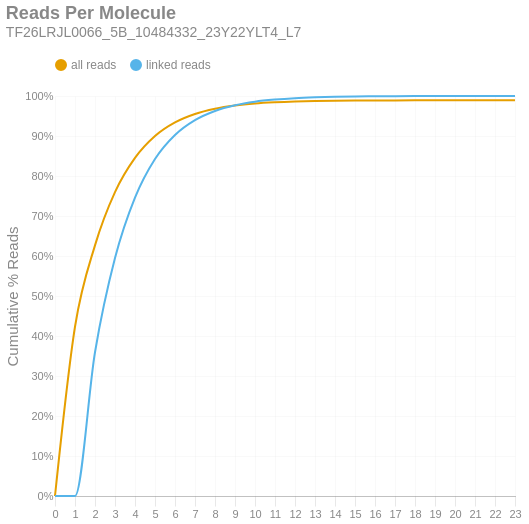

Notebook code for this chart:
### Markdown cell above
### Reads per Molecule
This chart shows the cumulative distribution of the number of reads per linked molecule. That is, how many alignments are associated with a unique molecule. This excludes the number of reads associated with invalid or absent linked-read barcodes. The `linked` histogram is the percentages recalculated when disregarding singletons.

### Code cell
if SKIPLR:
    print_html(f"Skipped")
else:
    counts = np.bincount(valids['reads'].cast(pl.Int64).to_numpy())
    weighted = counts * np.arange(len(counts))
    all_perc = weighted / n_reads
    linked_perc = weighted / n_linked_reads
    linked_perc[1] = 0
    binned_df = pl.DataFrame({
        'readsper': list(range(len(counts))),
        'all reads (cumsum)': np.cumsum(all_perc).tolist(),
        'linked reads (cumsum)': np.cumsum(linked_perc).tolist(),
    })

    with SafeRender(binned_df):
        (
            density_plot(binned_df, 'Reads Per Molecule', samplename, 'readspmol')
            .encode(
                x=alt.X('readsper:O', title=None).axis(labelAngle=0).scale(padding=0),
                y=alt.Y('value:Q', title='Cumulative % Reads').axis(format='%').stack(False),
                color=alt.Color("key:N").scale(domain=["all reads", "linked reads"]),
                tooltip=[
                    alt.Tooltip("key:N", title="Data Type"),
                    alt.Tooltip("readsper:O", title="Reads Per Molecule"),
                    alt.Tooltip("value:Q", format=".2%", title="% Reads (Cum.)")
                ]            
            )
        ).display()

### Figure 1 — Vega-Lite specification as saved in the notebook (floating-point values rounded to 4 significant figures)
{"width": "container", "height": 400, "config": {"title": {"anchor": "start", "dy": -15, "fontSize": 18, "color": "#888888", "subtitleColor": "#888888", "subtitleFontSize": 14}, "arc": {"fill": "#0072B2"}, "axis": {"domainColor": "#888888", "domainWidth": 0.5, "gridWidth": 0.2, "grid": false, "titleFontWeight": 400, "titleFontSize": 15, "labelFontSize": 11, "labelColor": "#888888", "tickColor": "#888888", "tickWidth": 0.2, "titleColor": "#888888"}, "axisBand": {"grid": false}, "axisX": {"grid": true, "tickSize": 10, "domainCap": "round"}, "axisY": {"domain": false, "grid": true, "tickSize": 0, "domainCap": "round"}, "background": "transparent", "header": {"labelFontSize": 15, "labelColor": "#888888", "titleFontSize": 15, "titleFontWeight": 600, "titleColor": "#888888"}, "legend": {"labelFont": "sans-serif", "labelFontSize": 12, "labelColor": "#888888", "symbolSize": 100, "symbolType": "circle", "titleFontSize": 12, "titlePadding": 10, "titleColor": "#888888", "title": null, "orient": "top"}, "range": {"category": ["#E69F00", "#56B4E9", "#009E73", "#F0E442", "#0072B2", "#D55E00", "#CC79A7", "#000000"], "diverging": ["#cfe8f3", "#a2d4ec", "#73bfe2", "#46abdb", "#1696d2", "#12719e"]}, "area": {"fill": "#0072B2", "fillOpacity": 0.7, "line": true, "strokeOpacity": 0.7}, "line": {"color": "#0072B2", "stroke": "#0072B2", "strokeWidth": 2}, "trail": {"color": "#0072B2", "stroke": "#0072B2", "strokeWidth": 0, "size": 1}, "point": {"filled": true, "fillOpacity": 1.0, "size": 95}, "text": {"color": "#888888", "fontSize": 11, "align": "right", "fontWeight": 400, "size": 11}, "bar": {"fill": "#0072B2", "stroke": null}, "view": {"stroke": null, "continuousWidth": 660, "continuousHeight": 400}}, "data": {"name": "data-f97cbf144471b0490bbf2c71d446f428"}, "mark": {"type": "line", "interpolate": "monotone", "point": {"opacity": 0, "size": 275}}, "encoding": {"color": {"field": "key", "scale": {"domain": ["all reads", "linked reads"]}, "type": "nominal"}, "tooltip": [{"field": "key", "title": "Data Type", "type": "nominal"}, {"field": "readsper", "title": "Reads Per Molecule", "type": "ordinal"}, {"field": "value", "format": ".2%", "title": "% Reads (Cum.)", "type": "quantitative"}], "x": {"axis": {"labelAngle": 0}, "field": "readsper", "scale": {"padding": 0}, "title": null, "type": "ordinal"}, "y": {"axis": {"format": "%"}, "field": "value", "stack": false, "title": "Cumulative % Reads", "type": "quantitative"}}, "params": [{"name": "param_c36ac31b6afebe62", "select": {"type": "point", "fields": ["key"]}, "bind": "legend"}], "title": {"text": "Reads Per Molecule", "subtitle": "TF26LRJL0066_5B_10484332_23Y22YLT4_L7"}, "transform": [{"fold": ["all reads (cumsum)", "linked reads (cumsum)"]}, {"calculate": "replace(datum.key, ' (cumsum)', '')", "as": "key"}, {"filter": {"param": "param_c36ac31b6afebe62"}}], "usermeta": {"embedOptions": {"downloadFileName": "TF26LRJL0066_5B_10484332_23Y22YLT4_L7.readspmol"}}, "$schema": "https://vega.github.io/schema/vega-lite/v6.4.1.json", "datasets": {"data-f97cbf144471b0490bbf2c71d446f428": [{"readsper": 0, "all reads (cumsum)": 0.0, "linked reads (cumsum)": 0.0}, {"readsper": 1, "all reads (cumsum)": 0.4231, "linked reads (cumsum)": 0.0}, {"readsper": 2, "all reads (cumsum)": 0.6266, "linked reads (cumsum)": 0.3594}, {"readsper": 3, "all reads (cumsum)": 0.7598, "linked reads (cumsum)": 0.5947}, {"readsper": 4, "all reads (cumsum)": 0.8453, "linked reads (cumsum)": 0.7458}, {"readsper": 5, "all reads (cumsum)": 0.9, "linked reads (cumsum)": 0.8424}, {"readsper": 6, "all reads (cumsum)": 0.9341, "linked reads (cumsum)": 0.9025}, {"readsper": 7, "all reads (cumsum)": 0.9551, "linked reads (cumsum)": 0.9397}, {"readsper": 8, "all reads (cumsum)": 0.9681, "linked reads (cumsum)": 0.9626}, {"readsper": 9, "all reads (cumsum)": 0.9762, "linked reads (cumsum)": 0.9769}, {"readsper": 10, "all reads (cumsum)": 0.9812, "linked reads (cumsum)": 0.9858}, {"readsper": 11, "all reads (cumsum)": 0.9842, "linked reads (cumsum)": 0.991}, {"readsper": 12, "all reads (cumsum)": 0.9861, "linked reads (cumsum)": 0.9945}, {"readsper": 13, "all reads (cumsum)": 0.9873, "linked reads (cumsum)": 0.9966}, {"readsper": 14, "all reads (cumsum)": 0.9881, "linked reads (cumsum)": 0.998}, {"readsper": 15, "all reads (cumsum)": 0.9886, "linked reads (cumsum)": 0.9989}, {"readsper": 16, "all reads (cumsum)": 0.9888, "linked reads (cumsum)": 0.9992}, {"readsper": 17, "all reads (cumsum)": 0.989, "linked reads (cumsum)": 0.9996}, {"readsper": 18, "all reads (cumsum)": 0.9891, "linked reads (cumsum)": 0.9998}, {"readsper": 19, "all reads (cumsum)": 0.9892, "linked reads (cumsum)": 0.9999}, {"readsper": 20, "all reads (cumsum)": 0.9892, "linked reads (cumsum)": 0.9999}, {"readsper": 21, "all reads (cumsum)": 0.9892, "linked reads (cumsum)": 1.0}, {"readsper": 22, "all reads (cumsum)": 0.9892, "linked reads (cumsum)": 1.0}, {"readsper": 23, "all reads (cumsum)": 0.9892, "linked reads (cumsum)": 1.0}]}}
